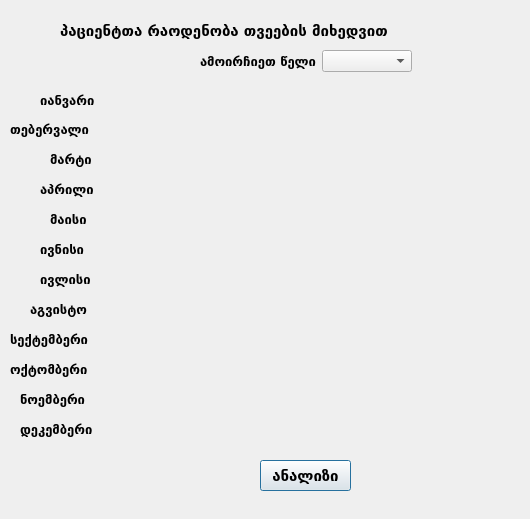
<?xml version="1.0" encoding="UTF-8"?>
<ui version="4.0">
 <class>statisticDialog</class>
 <widget class="QDialog" name="statisticDialog">
  <property name="geometry">
   <rect>
    <x>0</x>
    <y>0</y>
    <width>530</width>
    <height>519</height>
   </rect>
  </property>
  <property name="windowTitle">
   <string>Dialog</string>
  </property>
  <widget class="QLabel" name="label">
   <property name="geometry">
    <rect>
     <x>60</x>
     <y>10</y>
     <width>341</width>
     <height>41</height>
    </rect>
   </property>
   <property name="font">
    <font>
     <family>Sylfaen</family>
     <pointsize>11</pointsize>
     <weight>75</weight>
     <bold>true</bold>
    </font>
   </property>
   <property name="text">
    <string>პაციენტთა რაოდენობა თვეების მიხედვით</string>
   </property>
  </widget>
  <widget class="QLabel" name="label_3">
   <property name="geometry">
    <rect>
     <x>40</x>
     <y>90</y>
     <width>71</width>
     <height>21</height>
    </rect>
   </property>
   <property name="font">
    <font>
     <family>Sylfaen</family>
     <pointsize>10</pointsize>
     <weight>75</weight>
     <bold>true</bold>
    </font>
   </property>
   <property name="text">
    <string>იანვარი</string>
   </property>
  </widget>
  <widget class="QLabel" name="label_4">
   <property name="geometry">
    <rect>
     <x>10</x>
     <y>120</y>
     <width>82</width>
     <height>18</height>
    </rect>
   </property>
   <property name="font">
    <font>
     <family>Sylfaen</family>
     <pointsize>10</pointsize>
     <weight>75</weight>
     <bold>true</bold>
    </font>
   </property>
   <property name="text">
    <string>თებერვალი</string>
   </property>
  </widget>
  <widget class="QLabel" name="label_5">
   <property name="geometry">
    <rect>
     <x>50</x>
     <y>150</y>
     <width>44</width>
     <height>18</height>
    </rect>
   </property>
   <property name="font">
    <font>
     <family>Sylfaen</family>
     <pointsize>10</pointsize>
     <weight>75</weight>
     <bold>true</bold>
    </font>
   </property>
   <property name="text">
    <string>მარტი</string>
   </property>
  </widget>
  <widget class="QLabel" name="label_6">
   <property name="geometry">
    <rect>
     <x>40</x>
     <y>180</y>
     <width>53</width>
     <height>18</height>
    </rect>
   </property>
   <property name="font">
    <font>
     <family>Sylfaen</family>
     <pointsize>10</pointsize>
     <weight>75</weight>
     <bold>true</bold>
    </font>
   </property>
   <property name="text">
    <string>აპრილი</string>
   </property>
  </widget>
  <widget class="QLabel" name="label_7">
   <property name="geometry">
    <rect>
     <x>50</x>
     <y>210</y>
     <width>39</width>
     <height>18</height>
    </rect>
   </property>
   <property name="font">
    <font>
     <family>Sylfaen</family>
     <pointsize>10</pointsize>
     <weight>75</weight>
     <bold>true</bold>
    </font>
   </property>
   <property name="text">
    <string>მაისი</string>
   </property>
  </widget>
  <widget class="QLabel" name="label_8">
   <property name="geometry">
    <rect>
     <x>40</x>
     <y>240</y>
     <width>48</width>
     <height>18</height>
    </rect>
   </property>
   <property name="font">
    <font>
     <family>Sylfaen</family>
     <pointsize>10</pointsize>
     <weight>75</weight>
     <bold>true</bold>
    </font>
   </property>
   <property name="text">
    <string>ივნისი</string>
   </property>
  </widget>
  <widget class="QLabel" name="label_9">
   <property name="geometry">
    <rect>
     <x>40</x>
     <y>270</y>
     <width>53</width>
     <height>18</height>
    </rect>
   </property>
   <property name="font">
    <font>
     <family>Sylfaen</family>
     <pointsize>10</pointsize>
     <weight>75</weight>
     <bold>true</bold>
    </font>
   </property>
   <property name="text">
    <string>ივლისი</string>
   </property>
  </widget>
  <widget class="QLabel" name="label_10">
   <property name="geometry">
    <rect>
     <x>30</x>
     <y>300</y>
     <width>60</width>
     <height>18</height>
    </rect>
   </property>
   <property name="font">
    <font>
     <family>Sylfaen</family>
     <pointsize>10</pointsize>
     <weight>75</weight>
     <bold>true</bold>
    </font>
   </property>
   <property name="text">
    <string>აგვისტო</string>
   </property>
  </widget>
  <widget class="QLabel" name="label_11">
   <property name="geometry">
    <rect>
     <x>10</x>
     <y>330</y>
     <width>84</width>
     <height>18</height>
    </rect>
   </property>
   <property name="font">
    <font>
     <family>Sylfaen</family>
     <pointsize>10</pointsize>
     <weight>75</weight>
     <bold>true</bold>
    </font>
   </property>
   <property name="text">
    <string>სექტემბერი</string>
   </property>
  </widget>
  <widget class="QLabel" name="label_12">
   <property name="geometry">
    <rect>
     <x>10</x>
     <y>360</y>
     <width>80</width>
     <height>18</height>
    </rect>
   </property>
   <property name="font">
    <font>
     <family>Sylfaen</family>
     <pointsize>10</pointsize>
     <weight>75</weight>
     <bold>true</bold>
    </font>
   </property>
   <property name="text">
    <string>ოქტომბერი</string>
   </property>
  </widget>
  <widget class="QLabel" name="label_13">
   <property name="geometry">
    <rect>
     <x>20</x>
     <y>390</y>
     <width>68</width>
     <height>18</height>
    </rect>
   </property>
   <property name="font">
    <font>
     <family>Sylfaen</family>
     <pointsize>10</pointsize>
     <weight>75</weight>
     <bold>true</bold>
    </font>
   </property>
   <property name="text">
    <string>ნოემბერი</string>
   </property>
  </widget>
  <widget class="QLabel" name="label_14">
   <property name="geometry">
    <rect>
     <x>20</x>
     <y>420</y>
     <width>76</width>
     <height>18</height>
    </rect>
   </property>
   <property name="font">
    <font>
     <family>Sylfaen</family>
     <pointsize>10</pointsize>
     <weight>75</weight>
     <bold>true</bold>
    </font>
   </property>
   <property name="text">
    <string>დეკემბერი</string>
   </property>
  </widget>
  <widget class="QPushButton" name="pushButton">
   <property name="geometry">
    <rect>
     <x>260</x>
     <y>460</y>
     <width>91</width>
     <height>31</height>
    </rect>
   </property>
   <property name="font">
    <font>
     <family>Sylfaen</family>
     <pointsize>11</pointsize>
     <weight>75</weight>
     <bold>true</bold>
    </font>
   </property>
   <property name="text">
    <string>ანალიზი</string>
   </property>
  </widget>
  <widget class="QWidget" name="">
   <property name="geometry">
    <rect>
     <x>200</x>
     <y>50</y>
     <width>212</width>
     <height>22</height>
    </rect>
   </property>
   <layout class="QHBoxLayout" name="horizontalLayout">
    <item>
     <widget class="QLabel" name="label_2">
      <property name="font">
       <font>
        <family>Sylfaen</family>
        <pointsize>10</pointsize>
        <weight>75</weight>
        <bold>true</bold>
       </font>
      </property>
      <property name="text">
       <string>ამოირჩიეთ წელი</string>
      </property>
     </widget>
    </item>
    <item>
     <widget class="QComboBox" name="comboBox"/>
    </item>
   </layout>
  </widget>
  <widget class="QWidget" name="">
   <property name="geometry">
    <rect>
     <x>120</x>
     <y>90</y>
     <width>391</width>
     <height>351</height>
    </rect>
   </property>
   <layout class="QVBoxLayout" name="verticalLayout_2">
    <item>
     <widget class="QLabel" name="label_15">
      <property name="text">
       <string/>
      </property>
     </widget>
    </item>
    <item>
     <widget class="QLabel" name="label_16">
      <property name="text">
       <string/>
      </property>
     </widget>
    </item>
    <item>
     <widget class="QLabel" name="label_17">
      <property name="text">
       <string/>
      </property>
     </widget>
    </item>
    <item>
     <widget class="QLabel" name="label_18">
      <property name="text">
       <string/>
      </property>
     </widget>
    </item>
    <item>
     <widget class="QLabel" name="label_19">
      <property name="text">
       <string/>
      </property>
     </widget>
    </item>
    <item>
     <widget class="QLabel" name="label_20">
      <property name="text">
       <string/>
      </property>
     </widget>
    </item>
    <item>
     <widget class="QLabel" name="label_21">
      <property name="text">
       <string/>
      </property>
     </widget>
    </item>
    <item>
     <widget class="QLabel" name="label_22">
      <property name="text">
       <string/>
      </property>
     </widget>
    </item>
    <item>
     <widget class="QLabel" name="label_23">
      <property name="text">
       <string/>
      </property>
     </widget>
    </item>
    <item>
     <widget class="QLabel" name="label_24">
      <property name="text">
       <string/>
      </property>
     </widget>
    </item>
    <item>
     <widget class="QLabel" name="label_25">
      <property name="text">
       <string/>
      </property>
     </widget>
    </item>
    <item>
     <widget class="QLabel" name="label_26">
      <property name="text">
       <string/>
      </property>
     </widget>
    </item>
   </layout>
  </widget>
 </widget>
 <resources/>
 <connections/>
</ui>
